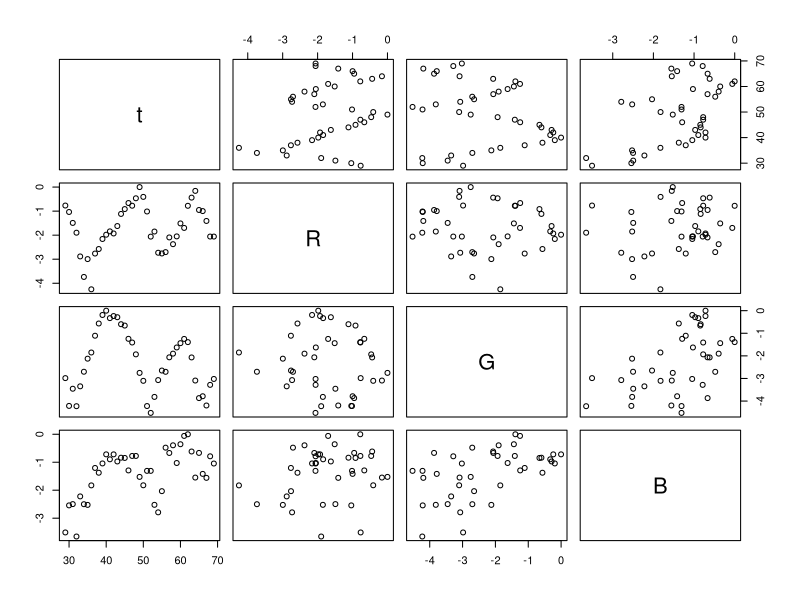
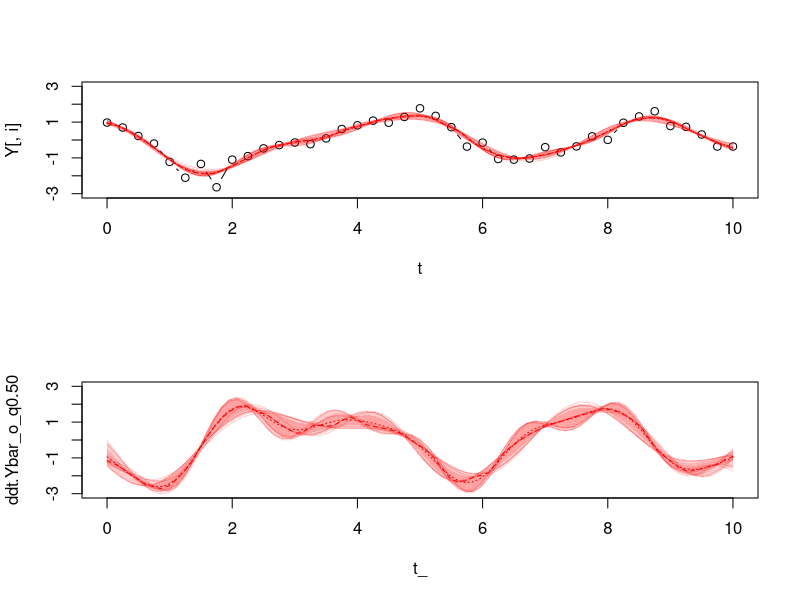
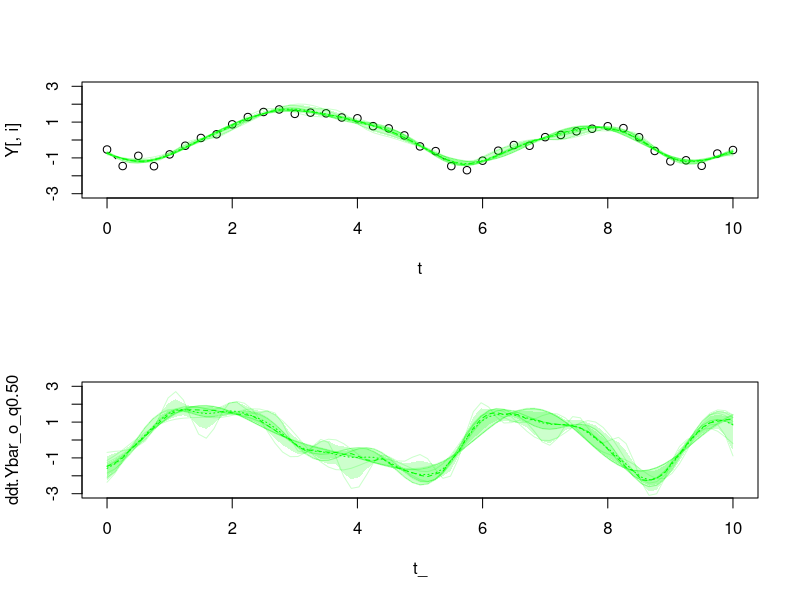
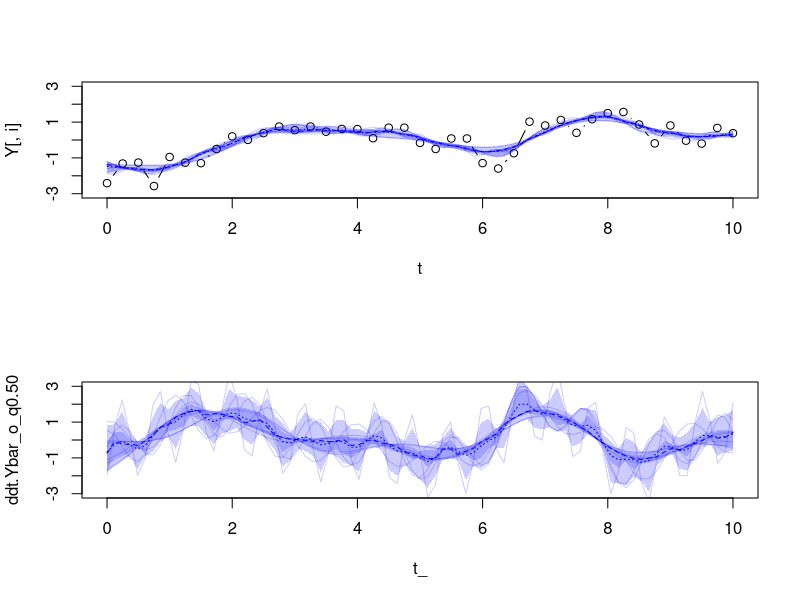
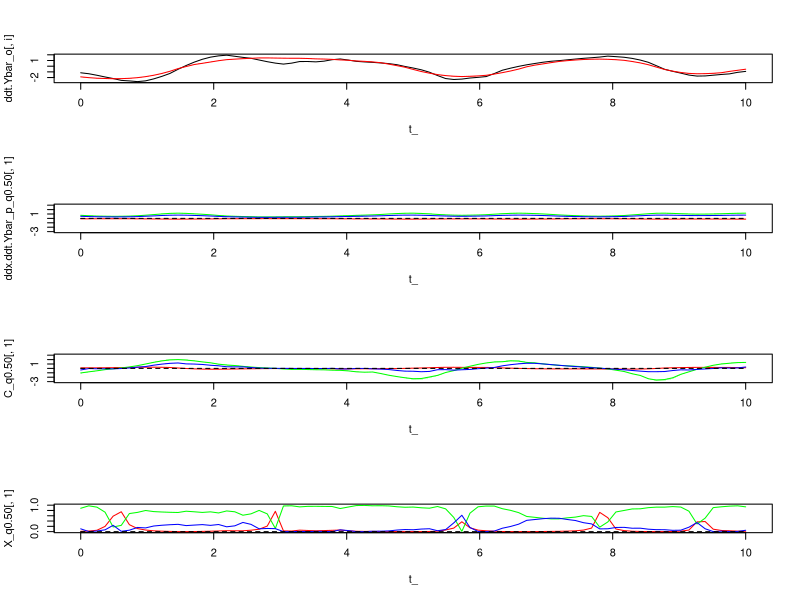
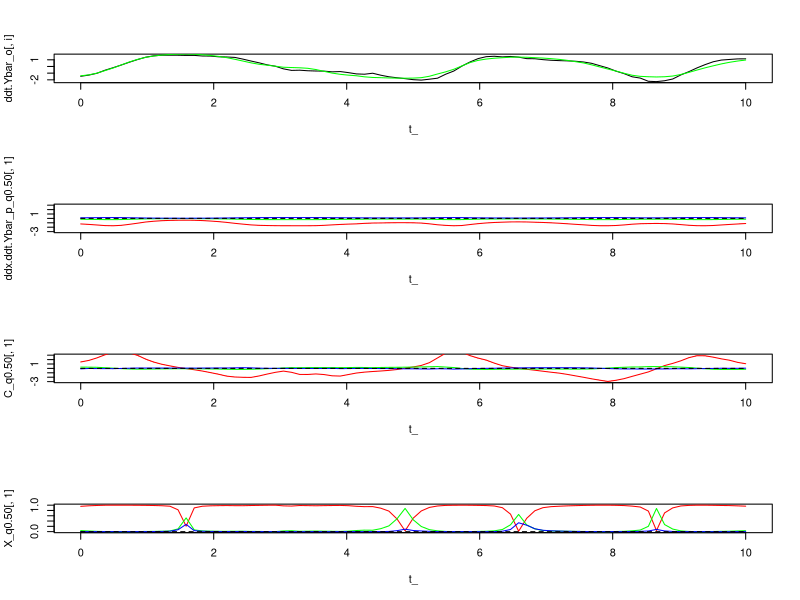
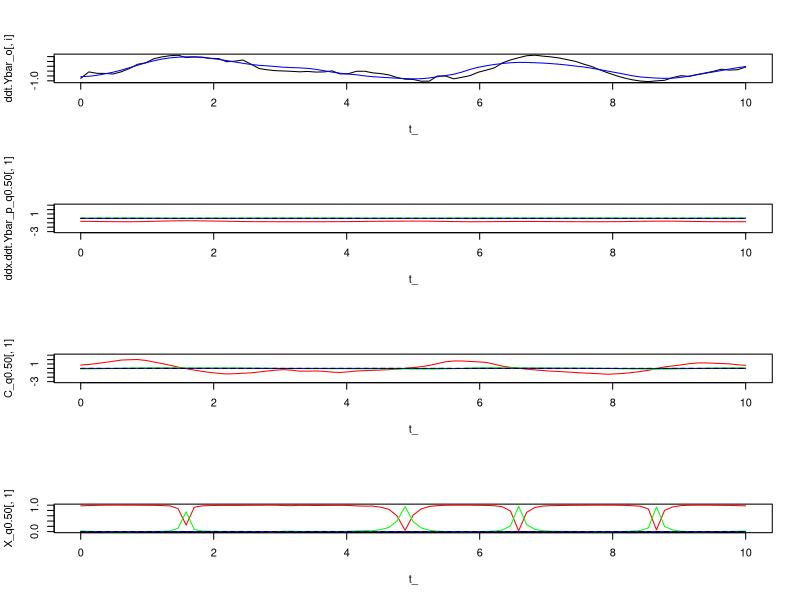
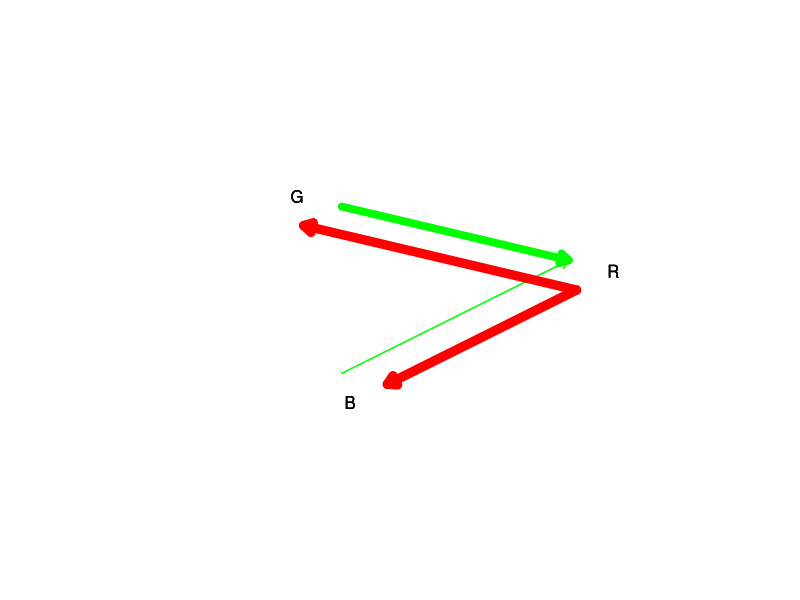

Here is the R script that generated these plots, in order:
##########################
## NODE_RMT_functions.r ##
##########################

## goal: perfrom residual minimisation training on the finch time series

## method:
# 1. interpolate the time series with sin ANN functions
# 2. estimate linear and non-linear coupling between the time series

## versions:
# 17-12-2020 - created version 0.0
# 18-12-2020 - created version 0.1
# 18-12-2020 - casted the model in a bayesian framework
# 18-12-2020 - created version 0.2
# 18-12-2020 - added a predictive model, before it was individual error models for each state variables
# 07-01-2021 - created version 0.3
# 07-01-2021 - checked code for potential errors 
# 07-01-2021 - created version 0.4
# 07-01-2021 - replaced polynomial process model by ANN process model 
# 08-01-2021 - created version 0.5
# 08-01-2021 - decoupled the interpolation from the fitting of the process model
# 14-01-2021 - implemented visualisation of the interpolation 
# 15-01-2021 - created version 0.6
# 15-01-2021 - implemented a bifurcation on the level of complexity considered
# 15-01-2021 - removed DEMCO as now obsolete because using gradients
# 15-01-2021 - computed r2 for each time series
# 15-01-2021 - created version 0.7
# 15-01-2021 - implemented computation of identifiability by ensembling
# 25-01-2021 - implemented computation of BIC of each model to formalise identification of complexity level 
# 30-01-2021 - implemented computation of the minimum acceptable prior complexity
# 03-02-2021 - created version 0.8
# 03-02-2021 - made sure that code was applicable to other time series by applying it to the tri-trophic system (Algee, Flagellate, Rotifer)
# 05-02-2021 - created version 0.9
# 05-02-2021 - implemented the bayesian regularisation scheme developped by Cawley and Talbot
# 14-02-2021 - created version 0.10
# 14-02-2021 - debugged code, switched back to bayesian regularisation with prior variance
# 15-02-2021 - implemented selection on complexity by minimising variance around estimates of effects through visual assessments
# 15-02-2021 - simplified code
# 22-02-2021 - created version 0.11
# 22-02-2021 - RE-implemented the Cawley approach
# 22-02-2021 - found a stable combination of regularisation parameters to fit the finch series with the standard normal approach
# 23-02-2021 - created version 0.12
# 23-02-2021 - tried to make the Cawley approach work 
# 24-02-2021 - created version 0.13
# 24-02-2021 - tried again the maximum constraint approach
# 24-02-2021 - created version 0.14
# 24-02-2021 - tested MCMC sampling instead to find the expected interpolation 
#            => it is not better, the model is still not fitted after 1,000,000 iteration
# 24-02-2021 - created version 0.15
#            - removed MCMC sampling
# 24-02-2021 - created version 0.16
#            - settled for the standard normal approach to regularisation (results will require a sensitivity analysis on prior sd)
#            - compared results coming from raw differences
# 24-02-2021 - created version 0.16
#            - settled for the standard normal approach to regularisation (results will require a sensitivity analysis on prior sd)
#            - compared results coming from raw differences
# 05-03-2021 - created version 0.17
#            - applied to the rotifer time series again


##############
## INITIATE ##
##############

## goal: initiate the RMT algorithm

# ## libraries
# library(Rcpp)
# sourceCpp("cpp/DEMCpp_v0.1.cpp")
# sourceCpp("cpp/DEMCO_v0.5.cpp")

## TS
TS = read.table("TS_3.csv",sep=";",header=T)

## order data
# TS = TS[,c("t","G","B","R")]

## transform real variables
for(i in 2:ncol(TS)){TS[,i][which(TS[,i]<0.001)] = 0.005}
TS[,c("R","G","B")] = log(TS[,c("R","G","B")])

## plot
plot(TS)

#
###

###############
## FUNCTIONS ##
###############

## functions for the observation model

## f_o
## goal: interpolated state variable
f_o = function(t,Omega)
{	
	Omega = matrix(Omega,ncol=3)
	return(t(Omega[,1])%*%sin(pi*(t*Omega[,2] + Omega[,3])))
}

## ddt.f_o
## goal: time derivative of the interpolated variable
ddt.f_o = function(t,Omega)
{	
	Omega = matrix(Omega,ncol=3)
	return(t(Omega[,1])%*%(pi*Omega[,2]*cos(pi*(t*Omega[,2] + Omega[,3]))))
}

## ddOmega_o.f_o
## goal: derivative of the interpolation wtr to each network parameter
ddOmega_o.f_o = function(x,Omega)
{	
	Omega = matrix(Omega,ncol=3)
	dfdOmega1 = sin(pi*(x*Omega[,2] + Omega[,3]))
	dfdOmega2 = Omega[,1]*pi*x*cos(pi*(x*Omega[,2] + Omega[,3]))
	dfdOmega3 = Omega[,1]*pi*1*cos(pi*(x*Omega[,2] + Omega[,3]))
	return(c(dfdOmega1,dfdOmega2,dfdOmega3))
}

## ddOmega_o.ddt.f_o
## goal: derivative of the time derivative of the interpolation wtr to each network parameter
ddOmega_o.ddt.f_o = function(x,Omega) 
{	
	Omega = matrix(Omega,nrow=W_o)
	ddOmega_o1. = pi*Omega[,2]*cos(pi*(x*Omega[,2] + Omega[,3]))
	ddOmega_o2. = Omega[,1]*(pi*cos(pi*(x*Omega[,2] + Omega[,3])) - pi*Omega[,2]*x*sin(pi*(x*Omega[,2] + Omega[,3])))
	ddOmega_o3. = -Omega[,1]*(pi*Omega[,2]*1*sin(pi*(x*Omega[,2] + Omega[,3])))
	return(c(ddOmega_o1.,ddOmega_o2.,ddOmega_o3.))
}

## evaluate functions across multiple time steps
## goal: evaluate functions across multiple times
f_o.eval           = function(t,Omega) apply(t(t),2,function(x) f_o(x,Omega))
ddt.f_o.eval       = function(t,Omega) apply(t(t),2,function(x) ddt.f_o(x,Omega))
ddOmega_o.f_o.eval = function(t,Omega) apply(t(t),2,function(x) ddOmega_o.f_o(x,Omega))

# logPost_o = function(t,Y,Omega_o)
# {
# 	## predict
# 	Ybar_o = f_o.eval(t,Omega_o)
# 
# 	## residuals
# 	res_o = Y - Ybar_o
# 
# 	## Likelihood
# 	logLik_o = - sum(res_o^2)/(sd1_o^2)
# 
# 	## prior
# 	logPrior_o = - sum(Omega_o^2)/(sd2_o^2)
# 
# 	## posterior
# 	logPost_o  = logLik_o + logPrior_o
# 
# 	## terminate
# 	return(logPost_o)
# }
# 
# ddOmega_o.logPost_o = function(t,Y,Omega_o)
# {
# 	## predict
# 	Ybar_o = f_o.eval(t,Omega_o)
# 
# 	## derivative of residuals
# 	res_o = (Y - Ybar_o)
# 	ddOmega_o.res_o = - ddOmega_o.f_o.eval(t,Omega_o)
# 
# 	## derivative of likelihood
# 	ddOmega_o.logLik_o = - 2 * ddOmega_o.res_o%*%res_o/(sd1_o^2)
# 
# 	## derivative of prior
# 	ddOmega_o.logPrior_o = - 2 * Omega_o/(sd2_o^2)
# 
# 	## derivative of posterior
# 	ddOmega_o.logPost_o = ddOmega_o.logLik_o + ddOmega_o.logPrior_o
# 
# 	## terminate
# 	return(ddOmega_o.logPost_o)
# }
# 
# logLik_o = function(t,Y,Omega_o)
# {
#   ## predict
#   Ybar_o = f_o.eval(t,Omega_o)
# 
#   ## residuals
#   res_o = Y - Ybar_o
# 
#   ## Likelihood
#   logLik_o = - sum(res_o^2)/(sd1_o^2)
# 
#   ## terminate
#   return(logLik_o)
# }
# 
# logPrior_o = function(t,Y,Omega_o)
# {
#   ## prior
#   logPrior_o = - sum(Omega_o^2)/(sd2_o^2)
# 
#   ## terminate
#   return(logPrior_o)
# }

logPost_o = function(t,Y,Omega_o)
{
	## predict
	Ybar_o = f_o.eval(t,Omega_o)

	## residuals
	res_o = Y - Ybar_o

	## Likelihood
	logLik_o = - 0.5 * length(Y) * log(0.5 * sum(res_o^2) + 1)

	## prior
	logPrior_o = - 0.5 * length(Omega_o) * log(0.5 * sum(Omega_o^2) + 1)

	## posterior
	logPost_o  = logLik_o + logPrior_o

	## terminate
	return(logPost_o)
}

ddOmega_o.logPost_o = function(t,Y,Omega_o)
{
	## predict
	Ybar_o = f_o.eval(t,Omega_o)

	## derivative of residuals
	res_o = (Y - Ybar_o)
	ddOmega_o.res_o = -ddOmega_o.f_o.eval(t,Omega_o)

	## derivative of likelihood
	ddOmega_o.logLik_o = - 0.5 * length(Y) * 1/(0.5 * sum(res_o^2) + 1) * 0.5 * ddOmega_o.res_o%*%res_o

	## derivative of prior
	ddOmega_o.logPrior_o = - 0.5 * length(Omega_o) * 1/(0.5 * sum(Omega_o^2) + 1) * Omega_o

	## derivative of posterior
	ddOmega_o.logPost_o = ddOmega_o.logLik_o + ddOmega_o.logPrior_o

	## terminate
	return(ddOmega_o.logPost_o)
}

# logLik_o = function(t,Y,Omega_o)
# {
# 	## predict
# 	Ybar_o = f_o.eval(t,Omega_o)
# 
# 	## residuals
# 	res_o = Y - Ybar_o
# 
# 	## Likelihood
# 	logLik_o = - 0.5 * length(Y) * log(0.5 * sum(res_o^2) + 1)
# 
# 	## terminate
# 	return(logLik_o)
# }
# 
# logPrior_o = function(t,Y,Omega_o)
# {
# 	## prior
# 	logPrior_o = - 0.5 * length(Omega_o) * log(0.5 * sum(Omega_o^2) + 1)
# 
# 	## terminate
# 	return(logPrior_o)
# }

argmin.logPost_o = function(t,Y,Omega_o)
{
	error_     = function(x) -logPost_o(t,Y,x)
	graderror_ = function(x) -ddOmega_o.logPost_o(t,Y,x)
	Omega_o  = optim(par=Omega_o,
					 fn=error_,
					 gr=graderror_,
					 method="BFGS"# ,
					 # control=list("trace"=1,"REPORT"=1,"maxit"=100)
					 )$par
	return(Omega_o)
}

## functions for the process model
f_sigma     = function(x) 1/(1+exp(-x))
ddu.f_sigma = function(x) f_sigma(x) * (1 - f_sigma(x))
# f_sigma     = function(x) x
# ddu.f_sigma = function(x) 1
ddt.f_p = function(x,Omega) 
{	
	Omega = matrix(Omega,nrow=W_p)
	return(t(Omega[,1])%*%f_sigma(Omega[,2] + Omega[,-c(1:2)]%*%x))
}
ddOmega_p.ddt.f_p = function(x,Omega)
{
	Omega = matrix(Omega,nrow=W_p)
	ddOmega_p1. = f_sigma(Omega[,2] + Omega[,-c(1:2)]%*%x)
	ddOmega_p2. = Omega[,1]*1*ddu.f_sigma(Omega[,2] + Omega[,-c(1:2)]%*%x)
	ddOmega_p3. = Omega[,1]*rep(1,W_p)%*%t(x)*as.vector(ddu.f_sigma(Omega[,2] + Omega[,-c(1:2)]%*%x))
	return(c(ddOmega_p1.,ddOmega_p2.,ddOmega_p3.))
}
ddx.ddt.f_p = function(x,Omega)
{
	Omega = matrix(Omega,nrow=W_p)
	ddx. = Omega[,1]%*%(Omega[,-c(1:2)]*as.vector(ddu.f_sigma(Omega[,2] + Omega[,-c(1:2)]%*%x)))
	return(ddx.)
}
ddt.f_p.eval           = function(X,Omega) apply(X,1,function(x) ddt.f_p(x,Omega))
ddx.ddt.f_p.eval       = function(X,Omega) apply(X,1,function(x) ddx.ddt.f_p(x,Omega))
ddOmega_p.ddt.f_p.eval = function(X,Omega) apply(X,1,function(x) ddOmega_p.ddt.f_p(x,Omega))

# logPost_p = function(Ybar_o,ddt.Ybar_o,Omega_p)
# {
#   ## predict
#   ddt.Ybar_p = ddt.f_p.eval(Ybar_o,Omega_p)
# 
#   ## residuals
#   res_p = ddt.Ybar_o - ddt.Ybar_p
# 
#   ## Likelihood
#   logLik_p   = - sum(res_p^2)/(sd1_p^2)
# 
#   ## prior
#   logPrior_p = - sum(Omega_p^2)/(sd2_p^2)
# 
#   ## posterior
#   logPost_p  = logLik_p + logPrior_p
# 
#   ## terminate
#   return(logPost_p)
# }
# 
# ddOmega_p.logPost_p = function(Ybar_o,ddt.Ybar_o,Omega_p)
# {
#   ## predict
#   ddt.Ybar_p = ddt.f_p.eval(Ybar_o,Omega_p)
# 
#   ## derivative of residuals
#   res_p           = ddt.Ybar_o - ddt.Ybar_p
#   ddOmega_p.res_p = - ddOmega_p.ddt.f_p.eval(Ybar_o,Omega_p)
# 
#   ## derivative of likelihood
#   ddOmega_p.logLik_p = - 2 * ddOmega_p.res_p%*%res_p/(sd1_p^2)
# 
#   ## derivative of prior
#   ddOmega_p.logPrior_p = - 2 * Omega_p /(sd1_p^2)
# 
#   ## derivative of posterior
#   ddOmega_p.logPost_p = ddOmega_p.logLik_p + ddOmega_p.logPrior_p
# 
#   ## terminate
#   return(ddOmega_p.logPost_p)
# }

logPost_p = function(Ybar_o,ddt.Ybar_o,Omega_p)
{
  ## predict
  ddt.Ybar_p = ddt.f_p.eval(Ybar_o,Omega_p)

  ## residuals
  res_p = ddt.Ybar_o - ddt.Ybar_p

  ## Likelihood
  logLik_p   = - 0.5 * length(ddt.Ybar_o) * log(0.5 * sum(res_p^2) + 1)

  ## prior
  logPrior_p = - 0.5 * length(Omega_p) * log(0.5 * sum(Omega_p^2) + 1)

  ## posterior
  logPost_p  = logLik_p + logPrior_p

  ## terminate
  return(logPost_p)
}

ddOmega_p.logPost_p = function(Ybar_o,ddt.Ybar_o,Omega_p)
{
	## predict
	ddt.Ybar_p = ddt.f_p.eval(Ybar_o,Omega_p)

	## derivative of residuals
	res_p = ddt.Ybar_o - ddt.Ybar_p
	ddOmega_p.res_p = -ddOmega_p.ddt.f_p.eval(Ybar_o,Omega_p)

	## derivative of likelihood
	ddOmega_p.logLik_p = - 0.5 * length(res_p) * 1/(0.5 * sum(res_p^2) + 1) * 0.5 * ddOmega_p.res_p%*%res_p

	## derivative of prior
	ddOmega_p.logPrior_p = - 0.5 * length(Omega_p) * 1/(0.5 * sum(Omega_p^2) + 1) * Omega_p

	## derivative of posterior
	ddOmega_p.logPost_p = ddOmega_p.logLik_p + ddOmega_p.logPrior_p

	## terminate
	return(ddOmega_p.logPost_p)
}

argmin.logPost_p = function(Ybar_o,ddt.Ybar_o,Omega_p)
{
	error_     = function(x) -logPost_p(Ybar_o,ddt.Ybar_o,x)
	graderror_ = function(x) -ddOmega_p.logPost_p(Ybar_o,ddt.Ybar_o,x)
	Omega_p  = optim(par=Omega_p,
					 fn=error_,
					 gr=graderror_,
					 method="BFGS"#,
					 # control=list("trace"=1,"REPORT"=1,"maxit"=100)
					 )$par
	return(Omega_p)
}

## .plot.DIN
## goal: plot the dynamical interaction network of the system
# effectsMat - matrix - matrix of pairwise effects between system variables (e.g. row 1 col 2 is the effect of variable 2 on variable 1)
# weightsMat - matrix - matrix of pairwise weights of the effects between system variables (e.g. row 1 col 2 corresponds to the contribution of variable 2 on variable 1)
# labels     - vector - vector of the names of the variables in the matrix
.plot.DIN = function(effectsMat,weightsMat,labels)
{
	## dimensions
	N = dim(effectsMat)[1]

	## scale effects and contributions
	effectsMat = (effectsMat>0)*1
	# weightsMat = weightsMat/sum(weightsMat) # proportion of total change

	## angles
	theta = seq(0,2*pi,(2*pi)/N)
	x = cos(theta)
	y = sin(theta)
	x_ = cos(theta+(2*pi*0.05))
	y_ = sin(theta+(2*pi*0.05))
	x__ = 1.25*cos(theta+(2*pi*0.025))
	y__ = 1.25*sin(theta+(2*pi*0.025))

	## plot interactions
	plot(x=c(-1:1)*2,y=c(-1:1)*2,cex=0,bty="n",xaxt="n",yaxt="n",xlab="",ylab="")
	for(i in 1:N)
	{
		for(j in 1:N)
		{
			color_ = if(effectsMat[i,j]>0){"green"}else{"red"}
			# points(x__[i],y__[i],cex=30/N)
			text(x__[i],y__[i],labels=labels[i])
			if(weightsMat[i,j]*10>0)
			{
				arrows(x0=x[j],x1=x_[i],y0=y[j],y1=y_[i],lwd=weightsMat[i,j]*10,col=color_,length=0.1)
			}
		}
	}
}

#
###

###############
## FIT MODEL ##
###############

## goal: fit the model to the time series

## initiate model
n     = nrow(TS)
n_    = n*2
N     = ncol(TS) - 1
N_e   = 10
W_o   = 10
W_p   = 10
sd1_o = 0.01
sd2_o = .4 # sd2_o = 0.1
sd1_p = 0.01
sd2_p = 1.0 # sd2_p = 0.02
alpha = 10
t     = TS[,1]
Y     = TS[,-1]
t     = (t-min(t))/(max(t)-min(t))*alpha
mean_ = apply(Y,2,mean)
sd_   = apply(Y,2,sd)
Y     = t(apply(Y,1,function(x)(x-mean_)/sd_)) # standardise Y
t_    = seq(min(t),max(t),(max(t)-min(t))/n_)
n_    = length(t_)

## fit observation model
pdf("model_obs.pdf")
#
i = 1
Ybar_o     = NULL
ddt.Ybar_o = NULL
for(i in 1:N)
{
	## get ensemble
    ensemble_ = NULL
    for(e in 1:N_e)
    {
      Omega_o     = rnorm(3*W_o,0,sd2_o)
      Omega_o     = argmin.logPost_o(t,Y[,i],Omega_o)
      ensemble_   = rbind(ensemble_,Omega_o)
    }

    ## get Ybar
    f_o.eval_ = apply(ensemble_,1,function(x)f_o.eval(t_,x))
    Ybar_o_q0.05 = apply(f_o.eval_,1,quantile,probs=0.05)
    Ybar_o_q0.25 = apply(f_o.eval_,1,quantile,probs=0.25)
    Ybar_o_q0.50 = apply(f_o.eval_,1,quantile,probs=0.50)
    Ybar_o_q0.75 = apply(f_o.eval_,1,quantile,probs=0.75)
    Ybar_o_q0.95 = apply(f_o.eval_,1,quantile,probs=0.95)
    Ybar_o_mean  = apply(f_o.eval_,1,mean)

    ## get ddt.Ybar
    ddt.f_o.eval_ = apply(ensemble_,1,function(x)ddt.f_o.eval(t_,x))
    ddt.Ybar_o_q0.05 = apply(ddt.f_o.eval_,1,quantile,probs=0.05)
    ddt.Ybar_o_q0.25 = apply(ddt.f_o.eval_,1,quantile,probs=0.25)
    ddt.Ybar_o_q0.50 = apply(ddt.f_o.eval_,1,quantile,probs=0.50)
    ddt.Ybar_o_q0.75 = apply(ddt.f_o.eval_,1,quantile,probs=0.75)
    ddt.Ybar_o_q0.95 = apply(ddt.f_o.eval_,1,quantile,probs=0.95)
    ddt.Ybar_o_mean  = apply(ddt.f_o.eval_,1,mean)

    ## visualise fit
    par(mfrow=c(2,1))
    #
    plot(t,Y[,i],type="b",ylim=c(-3,3))
    polygon(c(t_,rev(t_)),c(Ybar_o_q0.05,rev(Ybar_o_q0.95)),col=rainbow(N,alpha=0.2)[i],border=NA)
    polygon(c(t_,rev(t_)),c(Ybar_o_q0.25,rev(Ybar_o_q0.75)),col=rainbow(N,alpha=0.2)[i],border=NA)
    lines(t_,Ybar_o_q0.50,col=rainbow(N)[i],lty=2)
    lines(t_,Ybar_o_mean,col=rainbow(N)[i],lty=3)
    for(k in 1:ncol(f_o.eval_))
    {
      lines(t_,f_o.eval_[,k],col=rainbow(N,alpha=0.2)[i])
    }
    #
    plot(t_,ddt.Ybar_o_q0.50,ylim=c(-3,3),cex=0)
    polygon(c(t_,rev(t_)),c(ddt.Ybar_o_q0.05,rev(ddt.Ybar_o_q0.95)),col=rainbow(N,alpha=0.2)[i],border=NA)
    polygon(c(t_,rev(t_)),c(ddt.Ybar_o_q0.25,rev(ddt.Ybar_o_q0.75)),col=rainbow(N,alpha=0.2)[i],border=NA)
    lines(t_,ddt.Ybar_o_q0.50,col=rainbow(N)[i],lty=2)
    lines(t_,ddt.Ybar_o_mean,col=rainbow(N)[i],lty=3)
    for(k in 1:ncol(ddt.f_o.eval_))
    {
      lines(t_,ddt.f_o.eval_[,k],col=rainbow(N,alpha=0.2)[i])
    }
    #
    par(mfrow=c(1,1))

    ## store
    Ybar_o = cbind(Ybar_o,Ybar_o_q0.50)
    ddt.Ybar_o = cbind(ddt.Ybar_o,ddt.Ybar_o_q0.50)
}
#
dev.off()

## fit process model
pdf("model_proc.pdf")
#
EMat = NULL
CMat = NULL
for(i in 1:N)
{
  ## BFGS
  ensemble_ = NULL
  for(e in 1:N_e)
  {
    Omega_p   = rnorm((2+N)*W_p,0,sd2_p)
    Omega_p   = argmin.logPost_p(Ybar_o,ddt.Ybar_o[,i],Omega_p)
    ensemble_ = rbind(ensemble_,Omega_p)
  }

  ## compute ddt.Ybar_p
  tmp = apply(ensemble_,1, function(x) ddt.f_p.eval(Ybar_o,x))
  ddt.Ybar_p_q0.05 = apply(tmp,1,quantile,probs=0.05)
  ddt.Ybar_p_q0.50 = apply(tmp,1,quantile,probs=0.50)
  ddt.Ybar_p_q0.95 = apply(tmp,1,quantile,probs=0.95)

  ## compute effects
  tmp = apply(ensemble_,1, function(x) ddx.ddt.f_p.eval(Ybar_o,x))
  ddx.ddt.Ybar_p_q0.05 = matrix(apply(tmp,1,quantile,probs=0.05),nrow=n_,byrow=T)
  ddx.ddt.Ybar_p_q0.50 = matrix(apply(tmp,1,quantile,probs=0.50),nrow=n_,byrow=T)
  ddx.ddt.Ybar_p_q0.95 = matrix(apply(tmp,1,quantile,probs=0.95),nrow=n_,byrow=T)

  ## compute mean effects
  Emean_q0.50 = apply(ddx.ddt.Ybar_p_q0.50,2,mean)

  ## compute contributions
  C_q0.05 = ddx.ddt.Ybar_p_q0.05*ddt.Ybar_o
  C_q0.50 = ddx.ddt.Ybar_p_q0.50*ddt.Ybar_o
  C_q0.95 = ddx.ddt.Ybar_p_q0.95*ddt.Ybar_o

  ## compute total contributions
  Ctot_q0.05 = t(apply(C_q0.05^2,1,function(x)x/sum(x)))
  Ctot_q0.50 = t(apply(C_q0.50^2,1,function(x)x/sum(x)))
  Ctot_q0.95 = t(apply(C_q0.95^2,1,function(x)x/sum(x)))

  EMat = rbind(EMat,Emean_q0.50)
  CMat = rbind(CMat,apply(Ctot_q0.50,2,sum))

  par(mfrow=c(4,1))
  #
  ## plot dynamics
  plot(t_,ddt.Ybar_o[,i],type="l")
  polygon(c(t_,rev(t_)),c(ddt.Ybar_p_q0.05,rev(ddt.Ybar_p_q0.95)),border=NA,col=rainbow(N,alpha=0.2)[i])
  lines(t_,ddt.Ybar_p_q0.50,type="l",col=rainbow(N)[i])
  #
  ## plot effects
  plot(t_,ddx.ddt.Ybar_p_q0.50[,1],ylim=c(-3,3),cex=0)
  for(j in 1:N)
  {
    polygon(c(t_,rev(t_)),c(ddx.ddt.Ybar_p_q0.05[,j],rev(ddx.ddt.Ybar_p_q0.95[,j])),border=NA,col=rainbow(N,alpha=0.2)[j])
    lines(t_,ddx.ddt.Ybar_p_q0.50[,j],type="l",col=rainbow(N)[j])
  }
  lines(t_,rep(0,n_),lty=2)
  #
  ## plot contributions
  plot(t_,C_q0.50[,1],ylim=c(-3,3),cex=0)
  for(j in 1:N)
  {
    polygon(c(t_,rev(t_)),c(C_q0.05[,j],rev(C_q0.95[,j])),border=NA,col=rainbow(N,alpha=0.2)[j])
    lines(t_,C_q0.50[,j],type="l",col=rainbow(N)[j])
  }
  lines(t_,rep(0,n_),lty=2)
  #
  ## plot contributions
  X_q0.05 = Ctot_q0.05
  X_q0.50 = Ctot_q0.50
  X_q0.95 = Ctot_q0.95
  plot(t_,X_q0.50[,1],ylim=c(0,1),cex=0)
  for(j in 1:N)
  {
    # polygon(c(t_,rev(t_)),c(X_q0.05[,j],rev(X_q0.95[,j])),border=NA,col=rainbow(N,alpha=0.2)[j])
    lines(t_,X_q0.50[,j],type="l",col=rainbow(N)[j])
  }
  lines(t_,rep(0,n_),lty=2)
  #
  par(mfrow=c(1,1))
}
#
CMat = t(apply(CMat,1,function(x)x/sum(x)))
.plot.DIN(EMat,CMat*(CMat>0.1),colnames(Y))
#
dev.off()

#
###

# #####################
# ## RAW DIFFERENCES ##
# #####################
# 
# ## initiate model
# n     = nrow(TS)
# N     = ncol(TS) - 1
# N_e   = 10
# W_o   = 10
# W_p   = 10
# sd1_o = 0.01
# sd2_o = 0.1
# sd1_p = 0.01
# sd2_p = 1.0 # sd2_p = 0.05
# alpha = 10
# t     = TS[,1]
# Y     = TS[,-1] 
# t     = (t-min(t))/(max(t)-min(t))*alpha
# mean_ = apply(Y,2,mean)
# sd_   = apply(Y,2,sd)
# Y     = t(apply(Y,1,function(x)(x-mean_)/sd_)) # standardise Y
# 
# ## raw differences
# ddt.Ybar_o = apply(Y,2,diff)
# Y          = Y[-n,]
# Ybar_o     = Y
# t_         = t[-n]
# n_         = length(t_)
# 
# 
# ## fit process model
# pdf("model_proc_rawdiff.pdf")
# #
# i = 1
# EMat = NULL
# CMat = NULL
# for(i in 1:N)
# {
#   ## BFGS
#   ensemble_ = NULL
#   for(e in 1:N_e)
#   {
#     Omega_p   = rnorm((2+N)*W_p,0,sd2_p)
#     Omega_p   = argmin.logPost_p(Ybar_o,ddt.Ybar_o[,i],Omega_p)
#     ensemble_ = rbind(ensemble_,Omega_p)
#   }
# 
#   ## compute ddt.Ybar_p
#   tmp = apply(ensemble_,1, function(x) ddt.f_p.eval(Ybar_o,x))
#   ddt.Ybar_p_q0.05 = apply(tmp,1,quantile,probs=0.05)
#   ddt.Ybar_p_q0.50 = apply(tmp,1,quantile,probs=0.50)
#   ddt.Ybar_p_q0.95 = apply(tmp,1,quantile,probs=0.95)
# 
#   ## compute effects
#   tmp = apply(ensemble_,1, function(x) ddx.ddt.f_p.eval(Ybar_o,x))
#   ddx.ddt.Ybar_p_q0.05 = matrix(apply(tmp,1,quantile,probs=0.05),nrow=n_,byrow=T)
#   ddx.ddt.Ybar_p_q0.50 = matrix(apply(tmp,1,quantile,probs=0.50),nrow=n_,byrow=T)
#   ddx.ddt.Ybar_p_q0.95 = matrix(apply(tmp,1,quantile,probs=0.95),nrow=n_,byrow=T)
# 
#   ## compute mean effects
#   Emean_q0.50 = apply(ddx.ddt.Ybar_p_q0.50,2,mean)
# 
#   ## compute contributions
#   C_q0.05 = ddx.ddt.Ybar_p_q0.05*ddt.Ybar_o
#   C_q0.50 = ddx.ddt.Ybar_p_q0.50*ddt.Ybar_o
#   C_q0.95 = ddx.ddt.Ybar_p_q0.95*ddt.Ybar_o
# 
#   ## compute total contributions
#   Ctot_q0.05 = t(apply(C_q0.05^2,1,function(x)x/sum(x)))
#   Ctot_q0.50 = t(apply(C_q0.50^2,1,function(x)x/sum(x)))
#   Ctot_q0.95 = t(apply(C_q0.95^2,1,function(x)x/sum(x)))
# 
#   EMat = rbind(EMat,Emean_q0.50)
#   CMat = rbind(CMat,apply(Ctot_q0.50,2,sum))
# 
#   ## plot dynamics
#   plot(t_,ddt.Ybar_o[,i],type="l")
#   polygon(c(t_,rev(t_)),c(ddt.Ybar_p_q0.05,rev(ddt.Ybar_p_q0.95)),border=NA,col=rainbow(N,alpha=0.2)[i])
#   lines(t_,ddt.Ybar_p_q0.50,type="l",col=rainbow(N)[i])
# 
#   ## plot effects
#   plot(t_,ddx.ddt.Ybar_p_q0.50[,1],ylim=c(-3,3),cex=0)
#   for(j in 1:N)
#   {
#     polygon(c(t_,rev(t_)),c(ddx.ddt.Ybar_p_q0.05[,j],rev(ddx.ddt.Ybar_p_q0.95[,j])),border=NA,col=rainbow(N,alpha=0.2)[j])
#     lines(t_,ddx.ddt.Ybar_p_q0.50[,j],type="l",col=rainbow(N)[j])
#   }
#   lines(t_,rep(0,n_),lty=2)
# 
#   ## plot contributions
#   plot(t_,C_q0.50[,1],ylim=c(-3,3),cex=0)
#   for(j in 1:N)
#   {
#     polygon(c(t_,rev(t_)),c(C_q0.05[,j],rev(C_q0.95[,j])),border=NA,col=rainbow(N,alpha=0.2)[j])
#     lines(t_,C_q0.50[,j],type="l",col=rainbow(N)[j])
#   }
#   lines(t_,rep(0,n_),lty=2)
# 
#   ## plot contributions
#   X_q0.05 = Ctot_q0.05
#   X_q0.50 = Ctot_q0.50
#   X_q0.95 = Ctot_q0.95
#   plot(t_,X_q0.50[,1],ylim=c(-3,3),cex=0)
#   for(j in 1:N)
#   {
#     # polygon(c(t_,rev(t_)),c(X_q0.05[,j],rev(X_q0.95[,j])),border=NA,col=rainbow(N,alpha=0.2)[j])
#     lines(t_,X_q0.50[,j],type="l",col=rainbow(N)[j])
#   }
#   lines(t_,rep(0,n_),lty=2)
# 
# }
# #
# CMat = t(apply(CMat,1,function(x)x/sum(x)))
# CMat[1,] = rep(0,N)
# .plot.DIN(EMat,CMat*(CMat>0.1),colnames(Y))
# #
# dev.off()
# 
# 
# #
# ###
